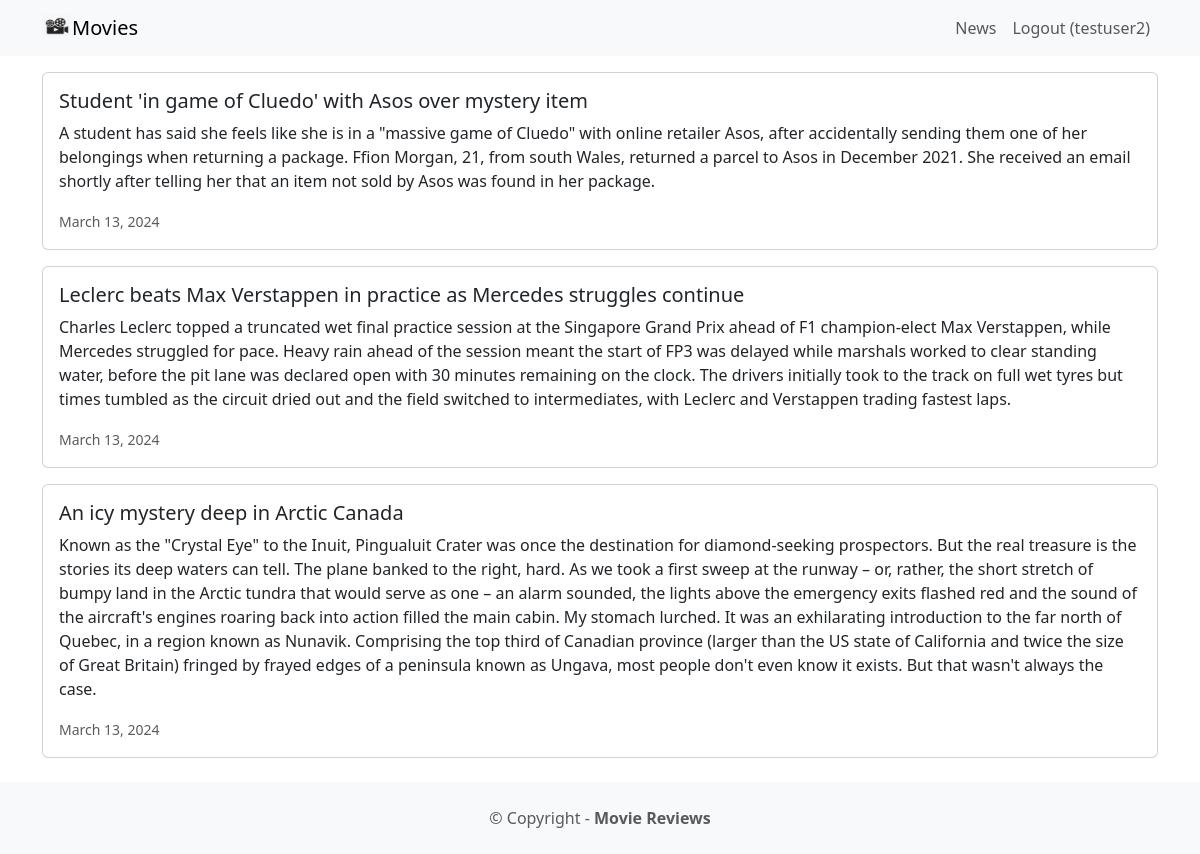
The app's page /news/ (signed in) with its own data.
### news/models.py (models this page shows, shortened)
class News(models.Model):
    headline = models.CharField(max_length=200)
    body = models.TextField()
    date = models.DateField()

### news/views.py (the view)
# urls.py: path("news/", include("news.urls")),
def news(request):
    newss = News.objects.all().order_by('-date')
    return render(request, "news.html", {"newss": newss})

### news/templates/news.html
{% extends 'base.html' %}
{% block content %}
{% for news in newss %}
          <div class="card mb-3">
            <div class="row g-0">
                <div>
                    <div class="card-body">
                        <h5 class="card-title">{{ news.headline }}</h5>
                        <p class="card-text">{{ news.body }}</p>
                        <p class="card-text"><small class="text-muted">{{ news.date }}</small></p>
                    </div>
                </div>
            </div>
          </div>
        {% endfor %}
{% endblock content %}

### moviereviews/templates/base.html (shortened to what this page needs)
{% load static %}
<!DOCTYPE html>
<html>
<head>
<link href="https://cdn.jsdelivr.net/npm/bootstrap@5.3.3/dist/css/bootstrap.min.css" rel="stylesheet">
</head>
<body>
<nav class="navbar navbar-expand-lg navbar-light bg-light mb-3">
  <div class="container">
    <a class="navbar-brand" href="{% url 'home' %}">
    <img src="{% static 'images/movie.png' %}" alt="" width="30" height="24"
    class="d-inline-block align-text-top" />Movies</a>
  <div class="collapse navbar-collapse" id="navbarNavAltMarkup">
    <div class="navbar-nav ms-auto">
      <a class="nav-link" href="{% url 'news' %}">News</a>
      {% if user.is_authenticated %}
        <a class="nav-link" href="{% url 'logoutaccount' %}">Logout ({{ user.username }})</a>
      {% else %}
        <a class="nav-link" href="{% url 'loginaccount' %}">Login</a>
        <a class="nav-link" href="{% url 'signupaccount' %}">Sign Up</a>
      {% endif %}
    </div>
  </div>
</div>
</nav>
<div class="container">
{% block content %}
{% endblock content %}
</div>
<footer class="text-center text-lg-start bg-light text-muted mt-4">
  <div class="text-center p-4">
    © Copyright -
    <a class="text-reset fw-bold text-decoration-none" href="#" target="_blank">Movie Reviews</a>
  </div>
</footer>
</body>
</html>

### records on screen
News: headline "Student 'in game of Cluedo' with Asos over mystery item", body "A student has said she feels like she is in a \"massive game of Cluedo\" with online retailer Asos, after accidentally sending them one of her belongings when returning a package. Ffion Morgan, 21, from south Wales, returned a parcel to Asos in December 2021. She received an email shortly after telling her that an item not sold by Asos was found in her package.", date "March 13, 2024"
News: headline "Leclerc beats Max Verstappen in practice as Mercedes struggles continue", body "Charles Leclerc topped a truncated wet final practice session at the Singapore Grand Prix ahead of F1 champion-elect Max Verstappen, while Mercedes struggled for pace. Heavy rain ahead of the session meant the start of FP3 was delayed while marshals worked to clear standing water, before the pit lane was declared open with 30 minutes remaining on the clock. The drivers initially took to the track on full wet tyres but times tumbled as the circuit dried out and the field switched to intermediates, with Leclerc and Verstappen trading fastest laps.", date "March 13, 2024"
News: headline "An icy mystery deep in Arctic Canada", body "Known as the \"Crystal Eye\" to the Inuit, Pingualuit Crater was once the destination for diamond-seeking prospectors. But the real treasure is the stories its deep waters can tell. The plane banked to the right, hard. As we took a first sweep at the runway – or, rather, the short stretch of bumpy land in the Arctic tundra that would serve as one – an alarm sounded, the lights above the emergency exits flashed red and the sound of the aircraft's engines roaring back into action filled the main cabin. My stomach lurched. It was an exhilarating introduction to the far north of Quebec, in a region known as Nunavik. Comprising the top third of Canadian province (larger than the US state of…", date "March 13, 2024"

### other values on screen
{{ user.username }} "testuser2"
